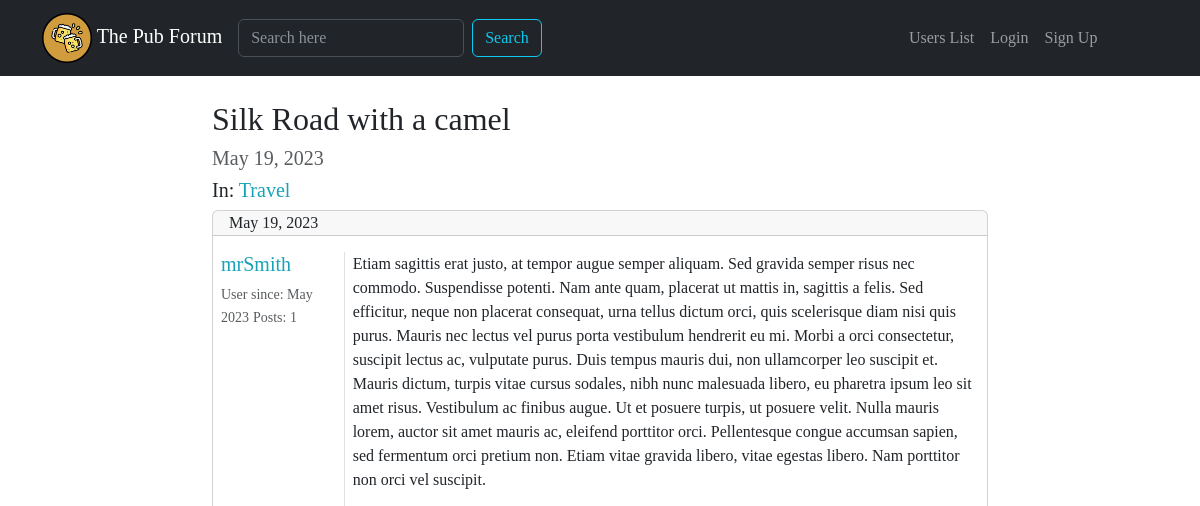
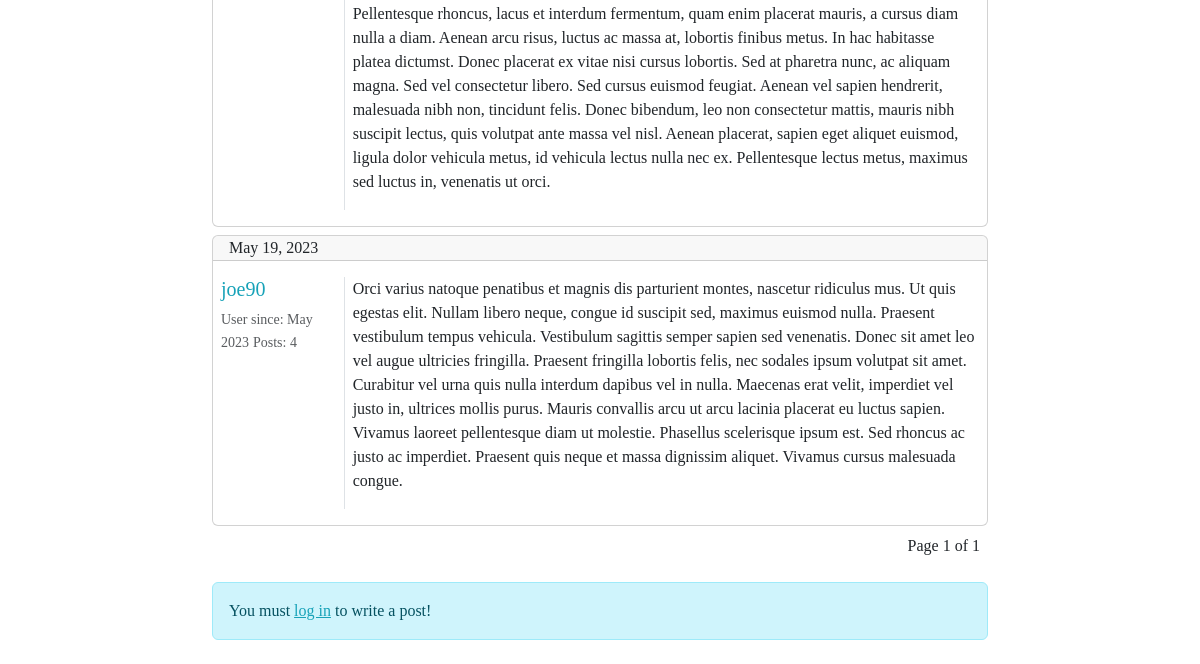
The app's page /forum/discussion/5/, older data (2 pictures, top to bottom).
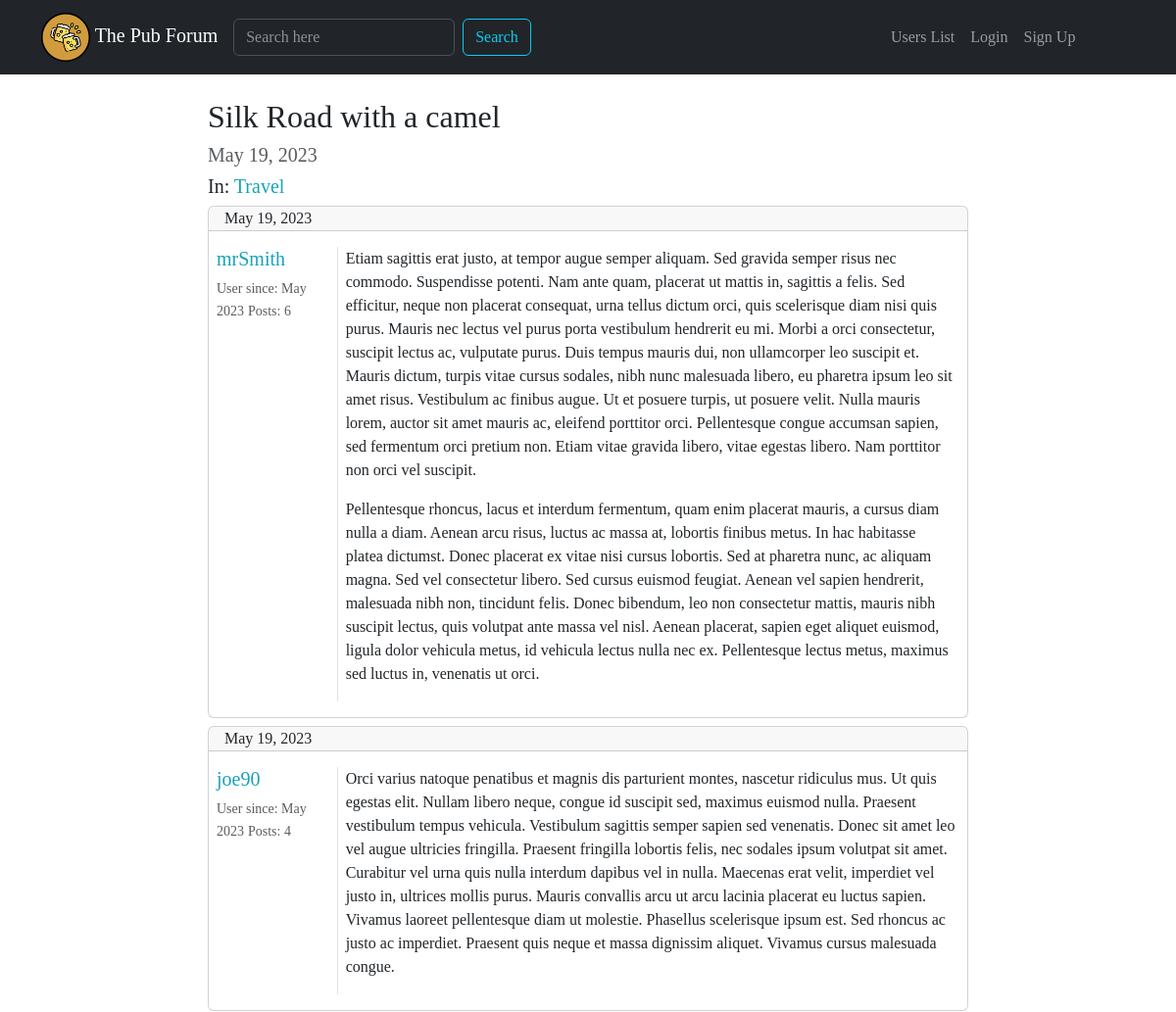
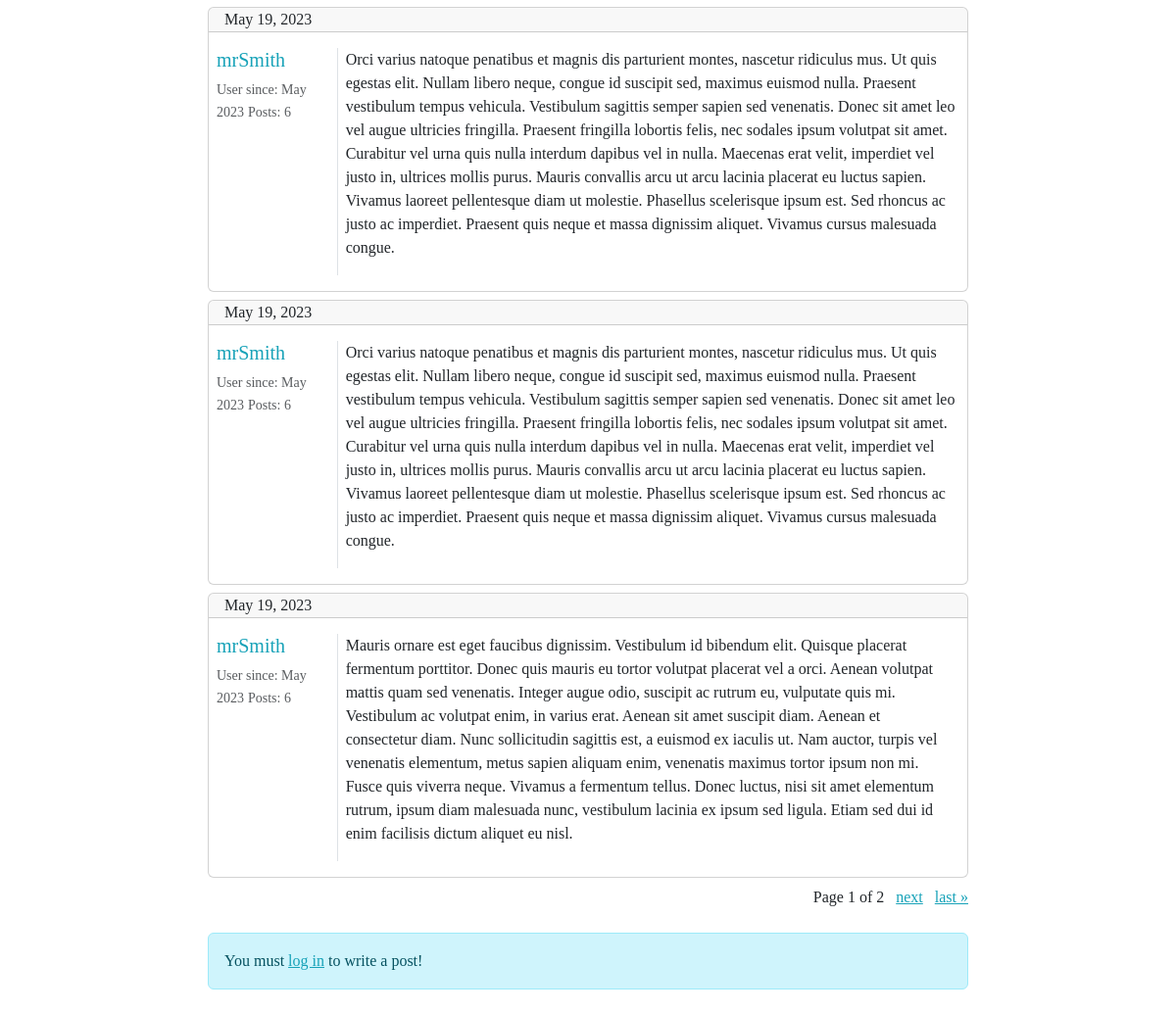
The same page, newer data (2 pictures, top to bottom).
### forum/models.py (models this page shows, shortened)
class Post(models.Model):
    post_author = models.ForeignKey(User, on_delete=models.CASCADE, related_name='posts')
    post_content = models.TextField()
    post_creation_data = models.DateField(auto_now_add=True)
    post_discussion = models.ForeignKey(Discussion, on_delete=models.CASCADE)
    class Meta:
        verbose_name = 'Post'
        verbose_name_plural = 'Posts'

### forum/views.py (the view)
# urls.py: path("discussion/<int:pk>/", show_discussion, name='show_discussion'),
def show_discussion(request, pk):
    discussion = get_object_or_404(Discussion, pk=pk)
    discussion_posts = Post.objects.filter(post_discussion=discussion)
    paginator = Paginator(discussion_posts, 5)
    page = request.GET.get("page")
    posts_in_page = paginator.get_page(page)
    answer_form = PostModelForm()
    context = {'discussion': discussion,
               'posts_in_page': posts_in_page,
               'answer_form': answer_form
               }
    return render(request, "show_discussion.html", context)

### forum/forms.py
class PostModelForm(forms.ModelForm):
    class Meta:
        model = Post
        fields = ['post_content']
        widgets = {
            'post_content': forms.Textarea(attrs={'rows': '5'})
        }
        labels = {
            'post_content': 'Add a Post'
        }

### forum/models.py (called while the page is built)
    def __str__(self):
        return self.section_name

### forum/templates/show_discussion.html (shortened to what this page needs)
{% extends 'base.html' %}
{% load crispy_forms_tags %}
{% block content %}
<div class="row justify-content-center mx-auto">
      <div class="col-8">
          <h2>{{ discussion.discussion_title }}</h2>
          <h5 class="text-muted">{{ discussion.discussion_creation_data }}</h5>
          <h5>In: <a class="text-decoration-none" href="{% url 'show_section' pk=discussion.discussion_section.pk %}">
              {{ discussion.discussion_section }}</a>
          </h5>
          {% for post in posts_in_page %}
          <div class="card my-2">
              <div class="card-header py-0">
                  <footer>{{ post.post_creation_data }}
                  </footer>
              </div>
              <div class="card-body">
                  <div class="row">
                      <div class="col-xl-2 col-3 border-end px-1">
                          <h5 class="card-text"><a class="text-decoration-none" href="{% url 'user_profile' username=post.post_author.username %}">{{ post.post_author }}</a></h5>
                          <small class="card-text text-muted">User since: {{ post.post_author.date_joined|date:"M Y" }}</small>
                          <small class="card-text text-muted">Posts: {{ post.post_author.posts.count }}</small>
                      </div>
                      <div class="col-xl-10 col-9 px-2">
                          <p class="card-text my-0">{{ post.post_content|linebreaks }}</p>
                      </div>
                  </div>
              </div>
          </div>
          {% endfor %}
          <div class="text-end">
              <span class="step-links">
                  <span class="current">
                      Page {{ posts_in_page.number }} of {{ posts_in_page.paginator.num_pages }}
                  </span> &nbsp;
                  {% if posts_in_page.has_next %}
                      <a href="?page={{ posts_in_page.next_page_number }}">next</a> &nbsp;
                      <a href="?page={{ posts_in_page.paginator.num_pages }}">last &raquo;</a>
                  {% endif %}
              </span>
          </div>
          {% if request.user.is_authenticated %}
              {% include 'answer_form.html' %}
          {% else %}
              <div class="alert alert-info my-4" role="alert">
                    You must <a href="{% url 'login' %}?next={{ request.get_full_path }}">log in</a> to write a post!
              </div>
          {% endif %}
      </div>
</div>
{% endblock content %}

Row changes from the older to the newer data that the page shows:
computed for Post (number 1 of 5 on the later page): post_author.posts.count "1" → "6"
added Post: post_creation_data "May 19, 2023", post_author "mrSmith", post_author.date_joined "May 2023", post_author.posts.count "6", post_content "Orci varius natoque penatibus et magnis dis parturient montes, nascetur ridiculus mus. Ut quis egestas elit. Nullam libero neque, congue id suscipit sed, maximus euismod nulla. Praesent vestibulum tempus vehicula. Vestibulum sagittis semper sapien sed venenatis. Donec sit amet leo vel augue ultricies fringilla. Praesent fringilla lobortis felis, nec sodales ipsum volutpat sit amet. Curabitur vel urna quis nulla interdum dapibus vel in nulla. Maecenas erat velit, imperdiet vel justo in, ultrices mollis purus. Mauris convallis arcu ut arcu lacinia placerat eu luctus sapien. Vivamus laoreet pellentesque diam ut molestie. Phasellus scelerisque ipsum est. Sed rhoncus ac justo ac imperdiet.…"
added Post: post_creation_data "May 19, 2023", post_author "mrSmith", post_author.date_joined "May 2023", post_author.posts.count "6", post_content "Orci varius natoque penatibus et magnis dis parturient montes, nascetur ridiculus mus. Ut quis egestas elit. Nullam libero neque, congue id suscipit sed, maximus euismod nulla. Praesent vestibulum tempus vehicula. Vestibulum sagittis semper sapien sed venenatis. Donec sit amet leo vel augue ultricies fringilla. Praesent fringilla lobortis felis, nec sodales ipsum volutpat sit amet. Curabitur vel urna quis nulla interdum dapibus vel in nulla. Maecenas erat velit, imperdiet vel justo in, ultrices mollis purus. Mauris convallis arcu ut arcu lacinia placerat eu luctus sapien. Vivamus laoreet pellentesque diam ut molestie. Phasellus scelerisque ipsum est. Sed rhoncus ac justo ac imperdiet.…"
added Post: post_creation_data "May 19, 2023", post_author "mrSmith", post_author.date_joined "May 2023", post_author.posts.count "6", post_content "Mauris ornare est eget faucibus dignissim. Vestibulum id bibendum elit. Quisque placerat fermentum porttitor. Donec quis mauris eu tortor volutpat placerat vel a orci. Aenean volutpat mattis quam sed venenatis. Integer augue odio, suscipit ac rutrum eu, vulputate quis mi. Vestibulum ac volutpat enim, in varius erat. Aenean sit amet suscipit diam. Aenean et consectetur diam. Nunc sollicitudin sagittis est, a euismod ex iaculis ut. Nam auctor, turpis vel venenatis elementum, metus sapien aliquam enim, venenatis maximus tortor ipsum non mi. Fusce quis viverra neque. Vivamus a fermentum tellus. Donec luctus, nisi sit amet elementum rutrum, ipsum diam malesuada nunc, vestibulum lacinia ex ipsum…"
Text that changed along with them:
{{ posts_in_page.paginator.num_pages }}: "1" → "2"
text now shown: "next last »"
